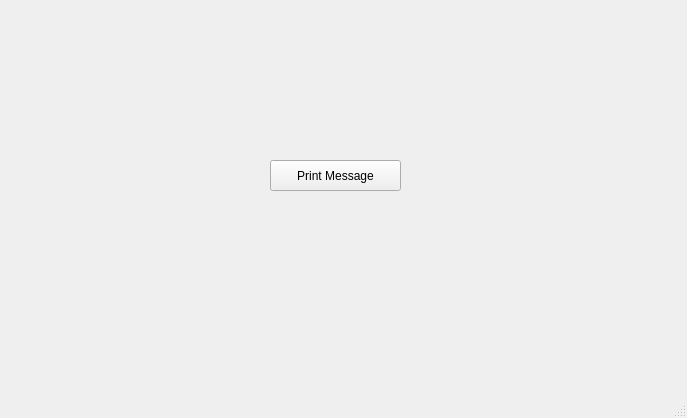
<?xml version="1.0" encoding="UTF-8"?>
<ui version="4.0">
 <class>MainWindow</class>
 <widget class="QMainWindow" name="MainWindow">
  <property name="geometry">
   <rect>
    <x>0</x>
    <y>0</y>
    <width>687</width>
    <height>418</height>
   </rect>
  </property>
  <property name="windowTitle">
   <string>MainWindow</string>
  </property>
  <widget class="QWidget" name="centralwidget">
   <widget class="QPushButton" name="pushButton">
    <property name="geometry">
     <rect>
      <x>270</x>
      <y>160</y>
      <width>131</width>
      <height>31</height>
     </rect>
    </property>
    <property name="text">
     <string>Print Message</string>
    </property>
   </widget>
  </widget>
  <widget class="QMenuBar" name="menubar">
   <property name="geometry">
    <rect>
     <x>0</x>
     <y>0</y>
     <width>687</width>
     <height>21</height>
    </rect>
   </property>
  </widget>
  <widget class="QStatusBar" name="statusbar"/>
 </widget>
 <resources/>
 <connections/>
</ui>
